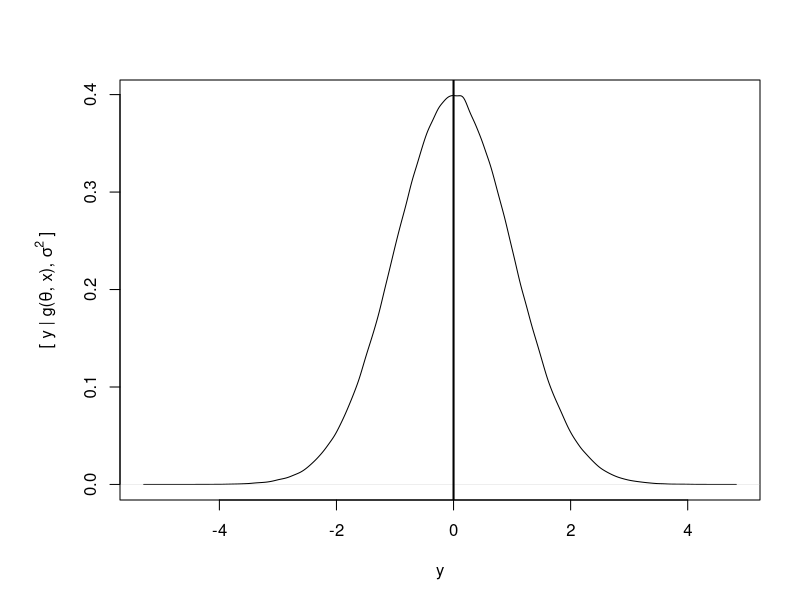
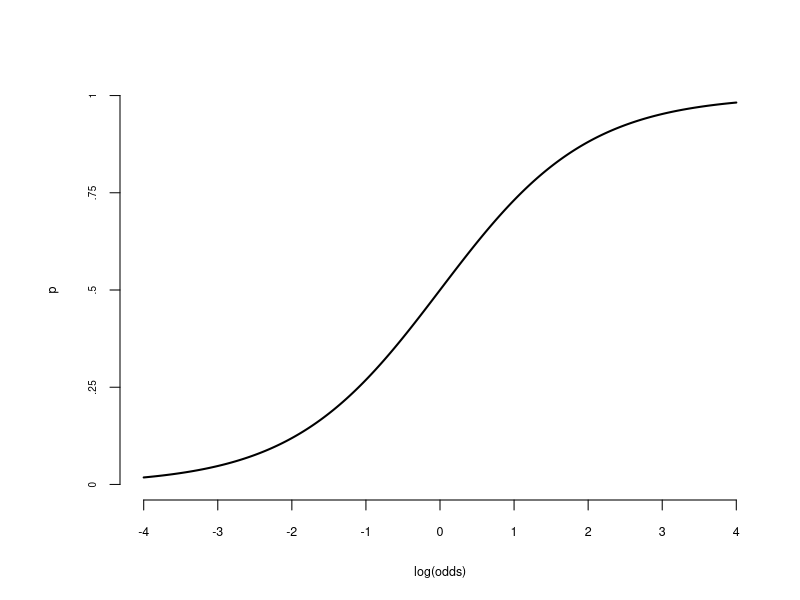
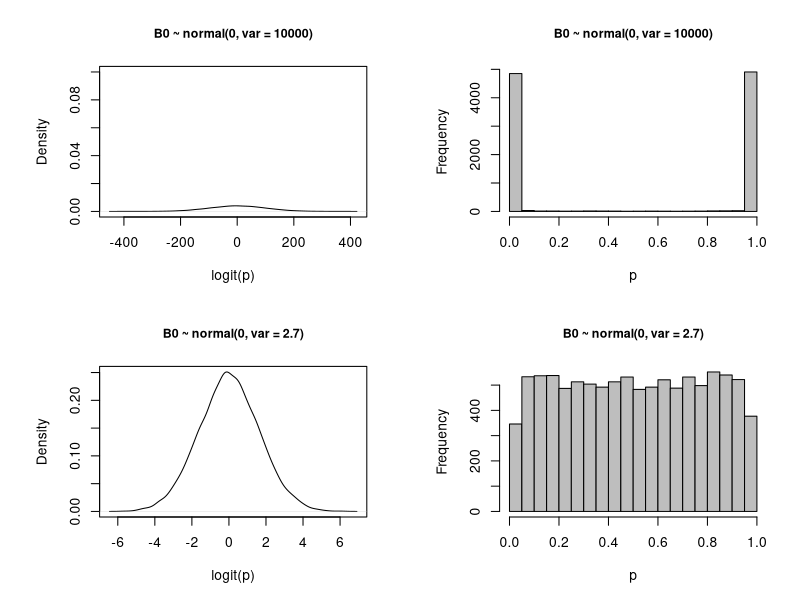
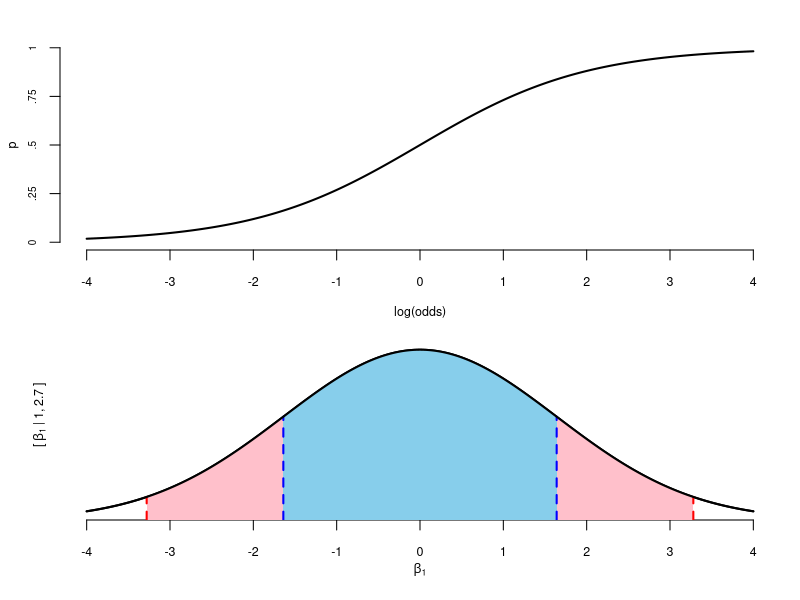

Generate these figures, in order, with R:
## ---- chunk 1
knitr::opts_chunk$set(dev = 'pdf')
## ---- chunk 2
y <- rnorm(1000000, 0, 1)
par(mar = c(5,6,4,2))
plot(density(y), main = "", xlab = "y", ylab = expression(paste("[ y | g(", theta, ", x), ", sigma^2," ]")))
abline(v = 0, lwd = 2)
## ---- chunk 3
x <- seq(-4, 4, .01)
y <- exp(x) / (exp(x) + 1)

plot(x, y, lwd = 2, lty = 1, type = "l", xlab = "log(odds)", ylab = "p", frame.plot=FALSE,  
     yaxt = 'n', xaxt = 'n', xlim = c(-4, 4), ylim = c(0, 1), cex.lab = .75)

axis(1, at = c(-4, -3, -2, -1, 0, 1, 2, 3, 4), cex.axis = .75)
axis(2, at = c(0, .25, .5, .75, 1), labels =  c("0", ".25", ".5", ".75", "1"), cex.axis = .6)
## ---- chunk 4
par(mfrow = c(2,2))
x <- rnorm(10000, 0, 10000^.5)
plot(density(x), ylim = c(0, .1), main = "B0 ~ normal(0, var = 10000)", cex.main = .9, xlab = "logit(p)")
x2 <- exp(x)/(1 + exp(x))
hist(x2, xlab = "p", main = "B0 ~ normal(0, var = 10000)", cex.main = .9, col = "gray")

x <- rnorm(10000, 0, 2.7^.5)
plot(density(x), main = "B0 ~ normal(0, var = 2.7)", cex.main = .9, xlab = "logit(p)")
x2 <- exp(x)/(1 + exp(x))
hist(x2, xlab = "p", main = "B0 ~ normal(0, var = 2.7)", cex.main = .9, col = "gray")

## ---- chunk 5

par(mfrow = c(2, 1), mar = c(2.5, 3, 2, 1))

x <- seq(-4, 4, .01)

y <- exp(x) / (exp(x) + 1)

plot(x, y, lwd = 2, lty = 1, type = "l", xlab = "log(odds)", ylab = "p", frame.plot=FALSE,  
     
     yaxt = 'n', xaxt = 'n', xlim = c(-4, 4), ylim = c(0, 1), cex.lab = .75)
axis(1, at = c(-4, -3, -2, -1, 0, 1, 2, 3, 4), cex.axis = .75)
axis(2, at = c(0, .25, .5, .75, 1), labels =  c("0", ".25", ".5", ".75", "1"), cex.axis = .6)
mtext(side = 1, line = 2.5, "log(odds)", cex = .75)
mtext(side = 2, line = 2, "p", cex = .75)

y2 <- dnorm(x, 0, 1.64)
par(mar = c(4, 3, .5, 1))

plot(x, y2, xlab= NA, ylab= NA, lwd = 2, lty=1, type = "l", frame.plot=FALSE, yaxt = 'n', xaxt = 'n', 
xlim = c(-4, 4), ylim = c(0, .3), yaxs = "i", cex.lab = .75)

axis(1, at = c(-4, -3, -2, -1, 0, 1, 2, 3, 4), cex.axis = .75)
mtext(side = 2, line = .5, expression(paste("[ ", beta[1], " | 1, ", 2.7, " ]")), cex = .75)
mtext(side = 1, line = 2, expression(beta[1]), cex = .75)

cord.x <- c(-2,seq(-2,2,0.01),2) 
cord.y <- c(0,dnorm(seq(-2,2,0.01),0,1.64),0) 
polygon(cord.x,cord.y,col='pink', border = NA)
cord.x <- c(-1,seq(-1,1,0.01),1) 
cord.y <- c(0,dnorm(seq(-1,1,0.01),0,1.64),0) 
polygon(cord.x,cord.y,col='skyblue', border = NA)
val <- 1.64 * 2
cord.x <- c(-val, seq(-val, val, 0.01), val) 
cord.y <- c(0, dnorm(seq(-val, val, 0.01), 0, 1.64), 0) 
polygon(cord.x, cord.y, col = 'pink', border = NA)
segments(x0 = -val, y0 = 0, x1 =-val, y1 = dnorm(-val, 0, 1.64), col="red", lwd = 2, lty = 2)
segments(x0 = val, y0 = 0, x1 = val, y1 = dnorm(val, 0, 1.64), col="red", lwd = 2, lty = 2)
val <- 1.64
cord.x <- c(-val, seq(-val, val, 0.01), val) 
cord.y <- c(0, dnorm(seq(-val, val, 0.01),0, 1.64), 0) 
polygon(cord.x, cord.y, col = 'skyblue', border = NA)
segments(x0 = -val, y0 = 0, x1 =-val, y1 = dnorm(-val, 0, 1.64), col="blue", lwd = 2, lty = 2)
segments(x0 = val, y0 = 0, x1 = val, y1 = dnorm(val, 0, 1.64), col="blue", lwd = 2, lty = 2)
lines(x, y2, lwd = 2)
